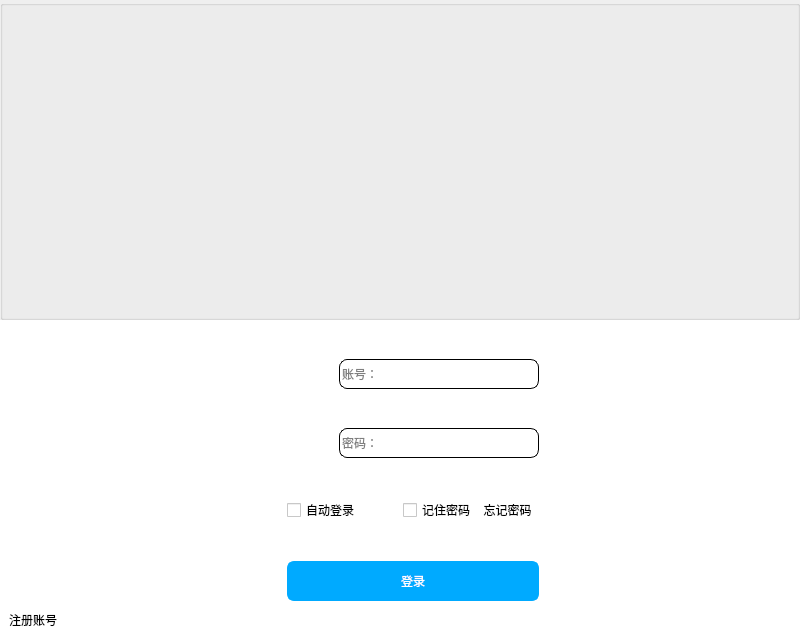
<?xml version="1.0" encoding="UTF-8"?>
<ui version="4.0">
 <class>MainWindow</class>
 <widget class="QMainWindow" name="MainWindow">
  <property name="geometry">
   <rect>
    <x>0</x>
    <y>0</y>
    <width>800</width>
    <height>640</height>
   </rect>
  </property>
  <property name="windowTitle">
   <string>MainWindow</string>
  </property>
  <widget class="QWidget" name="centralwidget">
   <layout class="QGridLayout" name="gridLayout_5">
    <property name="leftMargin">
     <number>0</number>
    </property>
    <property name="topMargin">
     <number>0</number>
    </property>
    <property name="rightMargin">
     <number>0</number>
    </property>
    <property name="bottomMargin">
     <number>0</number>
    </property>
    <property name="spacing">
     <number>0</number>
    </property>
    <item row="1" column="0">
     <widget class="QStackedWidget" name="stackedWidget">
      <property name="styleSheet">
       <string notr="true"/>
      </property>
      <property name="currentIndex">
       <number>0</number>
      </property>
      <widget class="QWidget" name="page">
       <layout class="QGridLayout" name="gridLayout_2">
        <property name="leftMargin">
         <number>0</number>
        </property>
        <property name="topMargin">
         <number>0</number>
        </property>
        <property name="rightMargin">
         <number>0</number>
        </property>
        <property name="bottomMargin">
         <number>0</number>
        </property>
        <property name="spacing">
         <number>0</number>
        </property>
        <item row="0" column="0">
         <widget class="QWidget" name="widget_2" native="true">
          <property name="minimumSize">
           <size>
            <width>600</width>
            <height>240</height>
           </size>
          </property>
          <property name="styleSheet">
           <string notr="true">background-color: rgb(255, 255, 255);</string>
          </property>
          <layout class="QGridLayout" name="gridLayout_6">
           <property name="topMargin">
            <number>0</number>
           </property>
           <property name="rightMargin">
            <number>0</number>
           </property>
           <property name="bottomMargin">
            <number>0</number>
           </property>
           <property name="spacing">
            <number>0</number>
           </property>
           <item row="5" column="2" colspan="2">
            <widget class="QCheckBox" name="automatic_logon_checkBox">
             <property name="text">
              <string>自动登录</string>
             </property>
            </widget>
           </item>
           <item row="1" column="7" rowspan="7">
            <spacer name="verticalSpacer_10">
             <property name="orientation">
              <enum>Qt::Vertical</enum>
             </property>
             <property name="sizeHint" stdset="0">
              <size>
               <width>28</width>
               <height>171</height>
              </size>
             </property>
            </spacer>
           </item>
           <item row="4" column="4">
            <spacer name="verticalSpacer_4">
             <property name="orientation">
              <enum>Qt::Vertical</enum>
             </property>
             <property name="sizeHint" stdset="0">
              <size>
               <width>17</width>
               <height>4</height>
              </size>
             </property>
            </spacer>
           </item>
           <item row="5" column="5">
            <widget class="QPushButton" name="forgot_psw_pushButton">
             <property name="cursor">
              <cursorShape>PointingHandCursor</cursorShape>
             </property>
             <property name="styleSheet">
              <string notr="true">#forgot_psw_pushButton{
	border:none;
}</string>
             </property>
             <property name="text">
              <string>忘记密码</string>
             </property>
            </widget>
           </item>
           <item row="2" column="4">
            <spacer name="verticalSpacer_8">
             <property name="orientation">
              <enum>Qt::Vertical</enum>
             </property>
             <property name="sizeHint" stdset="0">
              <size>
               <width>20</width>
               <height>5</height>
              </size>
             </property>
            </spacer>
           </item>
           <item row="7" column="2" colspan="4">
            <widget class="QPushButton" name="LoginpushButton">
             <property name="minimumSize">
              <size>
               <width>230</width>
               <height>40</height>
              </size>
             </property>
             <property name="styleSheet">
              <string notr="true">#LoginpushButton{
	background-color: rgb(0, 170, 255);
	color: rgb(255, 255, 255);
	border:3px solid rgb(0, 170, 255);
	border-radius:7px;
}
#LoginpushButton:hover{
	background-color: rgb(85, 170, 255);
	color: rgb(0, 0, 0);
}
#LoginpushButton:pressed{
	padding-top:5px;
	padding-bottom:5px;
}</string>
             </property>
             <property name="text">
              <string>登录</string>
             </property>
             <property name="icon">
              <iconset resource="resources.qrc">
               <normaloff>:/icons/icons/登录.png</normaloff>:/icons/icons/登录.png</iconset>
             </property>
            </widget>
           </item>
           <item row="5" column="4">
            <widget class="QCheckBox" name="remember_psw_checkBox">
             <property name="text">
              <string>记住密码</string>
             </property>
            </widget>
           </item>
           <item row="3" column="2">
            <widget class="QLabel" name="label_3">
             <property name="minimumSize">
              <size>
               <width>30</width>
               <height>30</height>
              </size>
             </property>
             <property name="styleSheet">
              <string notr="true">border-image: url(:/icons/icons/密码.png);</string>
             </property>
             <property name="text">
              <string/>
             </property>
            </widget>
           </item>
           <item row="2" column="6" rowspan="5">
            <spacer name="horizontalSpacer_3">
             <property name="orientation">
              <enum>Qt::Horizontal</enum>
             </property>
             <property name="sizeHint" stdset="0">
              <size>
               <width>100</width>
               <height>100</height>
              </size>
             </property>
            </spacer>
           </item>
           <item row="1" column="3" colspan="3">
            <widget class="QLineEdit" name="Login_Account_lineEdit">
             <property name="minimumSize">
              <size>
               <width>200</width>
               <height>30</height>
              </size>
             </property>
             <property name="styleSheet">
              <string notr="true">border:1px solid rgb(0,0,0);
border-radius:8px;</string>
             </property>
             <property name="placeholderText">
              <string>账号：</string>
             </property>
            </widget>
           </item>
           <item row="6" column="4">
            <spacer name="verticalSpacer_3">
             <property name="orientation">
              <enum>Qt::Vertical</enum>
             </property>
             <property name="sizeHint" stdset="0">
              <size>
               <width>17</width>
               <height>5</height>
              </size>
             </property>
            </spacer>
           </item>
           <item row="8" column="0">
            <widget class="QPushButton" name="logon_account_pushButton">
             <property name="cursor">
              <cursorShape>PointingHandCursor</cursorShape>
             </property>
             <property name="styleSheet">
              <string notr="true">#logon_account_pushButton{
	border:none;
}</string>
             </property>
             <property name="text">
              <string>注册账号</string>
             </property>
            </widget>
           </item>
           <item row="3" column="3" colspan="3">
            <widget class="QLineEdit" name="Login_Account_lineEdit_2">
             <property name="minimumSize">
              <size>
               <width>200</width>
               <height>30</height>
              </size>
             </property>
             <property name="styleSheet">
              <string notr="true">border:1px solid rgb(0,0,0);
border-radius:8px;</string>
             </property>
             <property name="text">
              <string/>
             </property>
             <property name="echoMode">
              <enum>QLineEdit::Password</enum>
             </property>
             <property name="placeholderText">
              <string>密码：</string>
             </property>
            </widget>
           </item>
           <item row="1" column="0" rowspan="7">
            <spacer name="verticalSpacer_11">
             <property name="orientation">
              <enum>Qt::Vertical</enum>
             </property>
             <property name="sizeHint" stdset="0">
              <size>
               <width>20</width>
               <height>171</height>
              </size>
             </property>
            </spacer>
           </item>
           <item row="3" column="1" rowspan="2">
            <spacer name="horizontalSpacer_2">
             <property name="orientation">
              <enum>Qt::Horizontal</enum>
             </property>
             <property name="sizeHint" stdset="0">
              <size>
               <width>71</width>
               <height>20</height>
              </size>
             </property>
            </spacer>
           </item>
           <item row="8" column="7">
            <widget class="QPushButton" name="pushButton">
             <property name="tabletTracking">
              <bool>false</bool>
             </property>
             <property name="toolTip">
              <string>&lt;html&gt;&lt;head/&gt;&lt;body&gt;&lt;p&gt;二维码登录&lt;/p&gt;&lt;/body&gt;&lt;/html&gt;</string>
             </property>
             <property name="whatsThis">
              <string>&lt;html&gt;&lt;head/&gt;&lt;body&gt;&lt;p&gt;&lt;br/&gt;&lt;/p&gt;&lt;/body&gt;&lt;/html&gt;</string>
             </property>
             <property name="styleSheet">
              <string notr="true">border:none;</string>
             </property>
             <property name="text">
              <string/>
             </property>
             <property name="icon">
              <iconset resource="resources.qrc">
               <normaloff>:/icons/icons/二维码.png</normaloff>:/icons/icons/二维码.png</iconset>
             </property>
             <property name="iconSize">
              <size>
               <width>30</width>
               <height>30</height>
              </size>
             </property>
            </widget>
           </item>
           <item row="1" column="2">
            <widget class="QLabel" name="label_2">
             <property name="minimumSize">
              <size>
               <width>30</width>
               <height>30</height>
              </size>
             </property>
             <property name="styleSheet">
              <string notr="true">border-image: url(:/icons/icons/用户.png);</string>
             </property>
             <property name="text">
              <string/>
             </property>
            </widget>
           </item>
           <item row="0" column="4">
            <spacer name="verticalSpacer_9">
             <property name="orientation">
              <enum>Qt::Vertical</enum>
             </property>
             <property name="sizeHint" stdset="0">
              <size>
               <width>20</width>
               <height>13</height>
              </size>
             </property>
            </spacer>
           </item>
           <item row="8" column="4">
            <spacer name="verticalSpacer_12">
             <property name="orientation">
              <enum>Qt::Vertical</enum>
             </property>
             <property name="sizeHint" stdset="0">
              <size>
               <width>20</width>
               <height>27</height>
              </size>
             </property>
            </spacer>
           </item>
          </layout>
         </widget>
        </item>
       </layout>
      </widget>
      <widget class="QWidget" name="page_2">
       <property name="styleSheet">
        <string notr="true"/>
       </property>
       <layout class="QGridLayout" name="gridLayout">
        <property name="leftMargin">
         <number>0</number>
        </property>
        <property name="topMargin">
         <number>0</number>
        </property>
        <property name="rightMargin">
         <number>0</number>
        </property>
        <property name="bottomMargin">
         <number>0</number>
        </property>
        <property name="spacing">
         <number>0</number>
        </property>
        <item row="0" column="0">
         <widget class="QWidget" name="widget_3" native="true">
          <property name="minimumSize">
           <size>
            <width>600</width>
            <height>240</height>
           </size>
          </property>
          <property name="styleSheet">
           <string notr="true">background-color: rgb(255, 255, 255);</string>
          </property>
          <property name="inputMethodHints">
           <set>Qt::ImhNone</set>
          </property>
          <layout class="QGridLayout" name="gridLayout_4">
           <property name="sizeConstraint">
            <enum>QLayout::SetDefaultConstraint</enum>
           </property>
           <property name="topMargin">
            <number>0</number>
           </property>
           <property name="rightMargin">
            <number>0</number>
           </property>
           <property name="bottomMargin">
            <number>0</number>
           </property>
           <property name="spacing">
            <number>0</number>
           </property>
           <item row="1" column="0">
            <spacer name="verticalSpacer_20">
             <property name="orientation">
              <enum>Qt::Vertical</enum>
             </property>
             <property name="sizeHint" stdset="0">
              <size>
               <width>20</width>
               <height>171</height>
              </size>
             </property>
            </spacer>
           </item>
           <item row="2" column="0">
            <widget class="QPushButton" name="return_pushButton">
             <property name="cursor">
              <cursorShape>PointingHandCursor</cursorShape>
             </property>
             <property name="styleSheet">
              <string notr="true">#return_pushButton{
	border:none;
	font: 10pt &quot;Arial&quot;;
}</string>
             </property>
             <property name="text">
              <string>返回</string>
             </property>
            </widget>
           </item>
           <item row="1" column="2">
            <layout class="QGridLayout" name="gridLayout_3">
             <item row="2" column="0">
              <layout class="QHBoxLayout" name="horizontalLayout_8">
               <property name="spacing">
                <number>0</number>
               </property>
               <item>
                <widget class="QLabel" name="label_4">
                 <property name="minimumSize">
                  <size>
                   <width>30</width>
                   <height>30</height>
                  </size>
                 </property>
                 <property name="styleSheet">
                  <string notr="true">border-image: url(:/icons/icons/密码.png);</string>
                 </property>
                 <property name="text">
                  <string/>
                 </property>
                </widget>
               </item>
               <item>
                <widget class="QLineEdit" name="Login_Account_lineEdit_3">
                 <property name="minimumSize">
                  <size>
                   <width>200</width>
                   <height>30</height>
                  </size>
                 </property>
                 <property name="styleSheet">
                  <string notr="true">border:1px solid rgb(0,0,0);
border-radius:8px;</string>
                 </property>
                 <property name="text">
                  <string/>
                 </property>
                 <property name="echoMode">
                  <enum>QLineEdit::Password</enum>
                 </property>
                 <property name="placeholderText">
                  <string>密码：</string>
                 </property>
                </widget>
               </item>
              </layout>
             </item>
             <item row="1" column="0">
              <spacer name="verticalSpacer_7">
               <property name="orientation">
                <enum>Qt::Vertical</enum>
               </property>
               <property name="sizeHint" stdset="0">
                <size>
                 <width>20</width>
                 <height>10</height>
                </size>
               </property>
              </spacer>
             </item>
             <item row="5" column="0">
              <spacer name="verticalSpacer_5">
               <property name="orientation">
                <enum>Qt::Vertical</enum>
               </property>
               <property name="sizeHint" stdset="0">
                <size>
                 <width>20</width>
                 <height>10</height>
                </size>
               </property>
              </spacer>
             </item>
             <item row="4" column="0">
              <layout class="QHBoxLayout" name="horizontalLayout_9">
               <property name="spacing">
                <number>0</number>
               </property>
               <item>
                <widget class="QLabel" name="label_5">
                 <property name="minimumSize">
                  <size>
                   <width>30</width>
                   <height>30</height>
                  </size>
                 </property>
                 <property name="styleSheet">
                  <string notr="true">border-image: url(:/icons/icons/密码.png);</string>
                 </property>
                 <property name="text">
                  <string/>
                 </property>
                </widget>
               </item>
               <item>
                <widget class="QLineEdit" name="Login_Account_lineEdit_4">
                 <property name="minimumSize">
                  <size>
                   <width>200</width>
                   <height>30</height>
                  </size>
                 </property>
                 <property name="styleSheet">
                  <string notr="true">border:1px solid rgb(0,0,0);
border-radius:8px;</string>
                 </property>
                 <property name="text">
                  <string/>
                 </property>
                 <property name="echoMode">
                  <enum>QLineEdit::Password</enum>
                 </property>
                 <property name="placeholderText">
                  <string>确认密码：</string>
                 </property>
                </widget>
               </item>
              </layout>
             </item>
             <item row="0" column="0">
              <layout class="QHBoxLayout" name="horizontalLayout_5">
               <property name="spacing">
                <number>0</number>
               </property>
               <item>
                <widget class="QLabel" name="label">
                 <property name="minimumSize">
                  <size>
                   <width>30</width>
                   <height>30</height>
                  </size>
                 </property>
                 <property name="styleSheet">
                  <string notr="true">border-image: url(:/icons/icons/用户.png);</string>
                 </property>
                 <property name="text">
                  <string/>
                 </property>
                </widget>
               </item>
               <item>
                <widget class="QLineEdit" name="logon_Account_lineEdit">
                 <property name="minimumSize">
                  <size>
                   <width>200</width>
                   <height>30</height>
                  </size>
                 </property>
                 <property name="styleSheet">
                  <string notr="true">border:1px solid rgb(0,0,0);
border-radius:8px;</string>
                 </property>
                 <property name="placeholderText">
                  <string>设置账号：</string>
                 </property>
                </widget>
               </item>
              </layout>
             </item>
             <item row="6" column="0">
              <widget class="QPushButton" name="LogonpushButton">
               <property name="minimumSize">
                <size>
                 <width>230</width>
                 <height>40</height>
                </size>
               </property>
               <property name="styleSheet">
                <string notr="true">#LogonpushButton{
	background-color: rgb(0, 170, 255);
	color: rgb(255, 255, 255);
	border:3px solid rgb(0, 170, 255);
	border-radius:7px;
}
#LogonpushButton:hover{
	background-color: rgb(85, 170, 255);
	color: rgb(0, 0, 0);
}
#LogonpushButton:pressed{
	padding-top:5px;
	padding-bottom:5px;
}</string>
               </property>
               <property name="text">
                <string>注册</string>
               </property>
               <property name="icon">
                <iconset resource="resources.qrc">
                 <normaloff>:/icons/icons/注册.png</normaloff>:/icons/icons/注册.png</iconset>
               </property>
              </widget>
             </item>
             <item row="3" column="0">
              <spacer name="verticalSpacer_6">
               <property name="orientation">
                <enum>Qt::Vertical</enum>
               </property>
               <property name="sizeHint" stdset="0">
                <size>
                 <width>20</width>
                 <height>10</height>
                </size>
               </property>
              </spacer>
             </item>
            </layout>
           </item>
           <item row="2" column="2">
            <spacer name="verticalSpacer_21">
             <property name="orientation">
              <enum>Qt::Vertical</enum>
             </property>
             <property name="sizeHint" stdset="0">
              <size>
               <width>20</width>
               <height>27</height>
              </size>
             </property>
            </spacer>
           </item>
           <item row="0" column="2">
            <spacer name="verticalSpacer_19">
             <property name="orientation">
              <enum>Qt::Vertical</enum>
             </property>
             <property name="sizeHint" stdset="0">
              <size>
               <width>20</width>
               <height>13</height>
              </size>
             </property>
            </spacer>
           </item>
           <item row="1" column="3">
            <spacer name="horizontalSpacer_5">
             <property name="orientation">
              <enum>Qt::Horizontal</enum>
             </property>
             <property name="sizeHint" stdset="0">
              <size>
               <width>100</width>
               <height>100</height>
              </size>
             </property>
            </spacer>
           </item>
           <item row="1" column="1">
            <spacer name="horizontalSpacer_4">
             <property name="orientation">
              <enum>Qt::Horizontal</enum>
             </property>
             <property name="sizeHint" stdset="0">
              <size>
               <width>83</width>
               <height>20</height>
              </size>
             </property>
            </spacer>
           </item>
           <item row="1" column="4" rowspan="2">
            <spacer name="verticalSpacer_13">
             <property name="orientation">
              <enum>Qt::Vertical</enum>
             </property>
             <property name="sizeHint" stdset="0">
              <size>
               <width>28</width>
               <height>171</height>
              </size>
             </property>
            </spacer>
           </item>
          </layout>
         </widget>
        </item>
       </layout>
      </widget>
     </widget>
    </item>
    <item row="0" column="0">
     <widget class="QGroupBox" name="groupBox_2">
      <property name="minimumSize">
       <size>
        <width>600</width>
        <height>200</height>
       </size>
      </property>
      <property name="styleSheet">
       <string notr="true">#groupBox_2{
	border-image: url(:/images/images/02.png);
}</string>
      </property>
      <property name="title">
       <string/>
      </property>
      <layout class="QGridLayout" name="gridLayout_7">
       <property name="leftMargin">
        <number>0</number>
       </property>
       <property name="topMargin">
        <number>0</number>
       </property>
       <property name="rightMargin">
        <number>0</number>
       </property>
       <property name="bottomMargin">
        <number>0</number>
       </property>
       <property name="spacing">
        <number>0</number>
       </property>
       <item row="0" column="0">
        <spacer name="horizontalSpacer">
         <property name="orientation">
          <enum>Qt::Horizontal</enum>
         </property>
         <property name="sizeHint" stdset="0">
          <size>
           <width>450</width>
           <height>20</height>
          </size>
         </property>
        </spacer>
       </item>
       <item row="0" column="1">
        <layout class="QHBoxLayout" name="horizontalLayout_2">
         <item>
          <widget class="QPushButton" name="minimize_pushButton">
           <property name="toolTip">
            <string>&lt;html&gt;&lt;head/&gt;&lt;body&gt;&lt;p&gt;最小化&lt;/p&gt;&lt;/body&gt;&lt;/html&gt;</string>
           </property>
           <property name="whatsThis">
            <string>&lt;html&gt;&lt;head/&gt;&lt;body&gt;&lt;p&gt;&lt;br/&gt;&lt;/p&gt;&lt;/body&gt;&lt;/html&gt;</string>
           </property>
           <property name="styleSheet">
            <string notr="true">border:none;</string>
           </property>
           <property name="text">
            <string/>
           </property>
           <property name="icon">
            <iconset resource="resources.qrc">
             <normaloff>:/icons/icons/减去.png</normaloff>:/icons/icons/减去.png</iconset>
           </property>
           <property name="iconSize">
            <size>
             <width>30</width>
             <height>30</height>
            </size>
           </property>
          </widget>
         </item>
         <item>
          <widget class="QPushButton" name="Full_screen_pushButton">
           <property name="toolTip">
            <string>&lt;html&gt;&lt;head/&gt;&lt;body&gt;&lt;p&gt;全屏&lt;/p&gt;&lt;/body&gt;&lt;/html&gt;</string>
           </property>
           <property name="whatsThis">
            <string>&lt;html&gt;&lt;head/&gt;&lt;body&gt;&lt;p&gt;&lt;br/&gt;&lt;/p&gt;&lt;/body&gt;&lt;/html&gt;</string>
           </property>
           <property name="styleSheet">
            <string notr="true">border:none;</string>
           </property>
           <property name="text">
            <string/>
           </property>
           <property name="icon">
            <iconset resource="resources.qrc">
             <normaloff>:/icons/icons/全屏.png</normaloff>:/icons/icons/全屏.png</iconset>
           </property>
           <property name="iconSize">
            <size>
             <width>30</width>
             <height>30</height>
            </size>
           </property>
          </widget>
         </item>
         <item>
          <widget class="QPushButton" name="Full_screen_pushButton_2">
           <property name="toolTip">
            <string>&lt;html&gt;&lt;head/&gt;&lt;body&gt;&lt;p&gt;还原&lt;/p&gt;&lt;/body&gt;&lt;/html&gt;</string>
           </property>
           <property name="whatsThis">
            <string>&lt;html&gt;&lt;head/&gt;&lt;body&gt;&lt;p&gt;&lt;br/&gt;&lt;/p&gt;&lt;/body&gt;&lt;/html&gt;</string>
           </property>
           <property name="styleSheet">
            <string notr="true">border:none;</string>
           </property>
           <property name="text">
            <string/>
           </property>
           <property name="icon">
            <iconset resource="resources.qrc">
             <normaloff>:/icons/icons/小屏.png</normaloff>:/icons/icons/小屏.png</iconset>
           </property>
           <property name="iconSize">
            <size>
             <width>30</width>
             <height>30</height>
            </size>
           </property>
          </widget>
         </item>
         <item>
          <widget class="QPushButton" name="close_pushButton">
           <property name="toolTip">
            <string>&lt;html&gt;&lt;head/&gt;&lt;body&gt;&lt;p&gt;关闭&lt;/p&gt;&lt;/body&gt;&lt;/html&gt;</string>
           </property>
           <property name="whatsThis">
            <string>&lt;html&gt;&lt;head/&gt;&lt;body&gt;&lt;p&gt;&lt;br/&gt;&lt;/p&gt;&lt;/body&gt;&lt;/html&gt;</string>
           </property>
           <property name="styleSheet">
            <string notr="true">border:none;</string>
           </property>
           <property name="text">
            <string/>
           </property>
           <property name="icon">
            <iconset resource="resources.qrc">
             <normaloff>:/icons/icons/错号.png</normaloff>:/icons/icons/错号.png</iconset>
           </property>
           <property name="iconSize">
            <size>
             <width>30</width>
             <height>30</height>
            </size>
           </property>
          </widget>
         </item>
        </layout>
       </item>
       <item row="1" column="0">
        <spacer name="verticalSpacer_2">
         <property name="orientation">
          <enum>Qt::Vertical</enum>
         </property>
         <property name="sizeHint" stdset="0">
          <size>
           <width>20</width>
           <height>136</height>
          </size>
         </property>
        </spacer>
       </item>
       <item row="1" column="1">
        <spacer name="verticalSpacer">
         <property name="orientation">
          <enum>Qt::Vertical</enum>
         </property>
         <property name="sizeHint" stdset="0">
          <size>
           <width>20</width>
           <height>136</height>
          </size>
         </property>
        </spacer>
       </item>
      </layout>
     </widget>
    </item>
   </layout>
  </widget>
 </widget>
 <tabstops>
  <tabstop>minimize_pushButton</tabstop>
  <tabstop>Full_screen_pushButton</tabstop>
  <tabstop>Full_screen_pushButton_2</tabstop>
  <tabstop>close_pushButton</tabstop>
  <tabstop>Login_Account_lineEdit</tabstop>
  <tabstop>Login_Account_lineEdit_2</tabstop>
  <tabstop>automatic_logon_checkBox</tabstop>
  <tabstop>remember_psw_checkBox</tabstop>
  <tabstop>forgot_psw_pushButton</tabstop>
  <tabstop>LoginpushButton</tabstop>
  <tabstop>pushButton</tabstop>
  <tabstop>logon_account_pushButton</tabstop>
  <tabstop>logon_Account_lineEdit</tabstop>
  <tabstop>Login_Account_lineEdit_3</tabstop>
  <tabstop>Login_Account_lineEdit_4</tabstop>
  <tabstop>LogonpushButton</tabstop>
  <tabstop>return_pushButton</tabstop>
 </tabstops>
 <resources>
  <include location="resources.qrc"/>
 </resources>
 <connections>
  <connection>
   <sender>close_pushButton</sender>
   <signal>clicked()</signal>
   <receiver>MainWindow</receiver>
   <slot>close()</slot>
   <hints>
    <hint type="sourcelabel">
     <x>781</x>
     <y>17</y>
    </hint>
    <hint type="destinationlabel">
     <x>878</x>
     <y>16</y>
    </hint>
   </hints>
  </connection>
  <connection>
   <sender>Full_screen_pushButton</sender>
   <signal>clicked()</signal>
   <receiver>Full_screen_pushButton_2</receiver>
   <slot>show()</slot>
   <hints>
    <hint type="sourcelabel">
     <x>697</x>
     <y>17</y>
    </hint>
    <hint type="destinationlabel">
     <x>732</x>
     <y>16</y>
    </hint>
   </hints>
  </connection>
  <connection>
   <sender>Full_screen_pushButton</sender>
   <signal>clicked()</signal>
   <receiver>MainWindow</receiver>
   <slot>showMaximized()</slot>
   <hints>
    <hint type="sourcelabel">
     <x>700</x>
     <y>6</y>
    </hint>
    <hint type="destinationlabel">
     <x>873</x>
     <y>2</y>
    </hint>
   </hints>
  </connection>
  <connection>
   <sender>Full_screen_pushButton</sender>
   <signal>clicked()</signal>
   <receiver>Full_screen_pushButton</receiver>
   <slot>hide()</slot>
   <hints>
    <hint type="sourcelabel">
     <x>698</x>
     <y>26</y>
    </hint>
    <hint type="destinationlabel">
     <x>698</x>
     <y>24</y>
    </hint>
   </hints>
  </connection>
  <connection>
   <sender>Full_screen_pushButton_2</sender>
   <signal>clicked()</signal>
   <receiver>Full_screen_pushButton_2</receiver>
   <slot>hide()</slot>
   <hints>
    <hint type="sourcelabel">
     <x>736</x>
     <y>26</y>
    </hint>
    <hint type="destinationlabel">
     <x>746</x>
     <y>21</y>
    </hint>
   </hints>
  </connection>
  <connection>
   <sender>Full_screen_pushButton_2</sender>
   <signal>clicked()</signal>
   <receiver>Full_screen_pushButton</receiver>
   <slot>show()</slot>
   <hints>
    <hint type="sourcelabel">
     <x>725</x>
     <y>15</y>
    </hint>
    <hint type="destinationlabel">
     <x>696</x>
     <y>16</y>
    </hint>
   </hints>
  </connection>
  <connection>
   <sender>Full_screen_pushButton_2</sender>
   <signal>clicked()</signal>
   <receiver>MainWindow</receiver>
   <slot>showNormal()</slot>
   <hints>
    <hint type="sourcelabel">
     <x>731</x>
     <y>14</y>
    </hint>
    <hint type="destinationlabel">
     <x>840</x>
     <y>25</y>
    </hint>
   </hints>
  </connection>
  <connection>
   <sender>minimize_pushButton</sender>
   <signal>clicked()</signal>
   <receiver>MainWindow</receiver>
   <slot>showMinimized()</slot>
   <hints>
    <hint type="sourcelabel">
     <x>657</x>
     <y>16</y>
    </hint>
    <hint type="destinationlabel">
     <x>399</x>
     <y>299</y>
    </hint>
   </hints>
  </connection>
 </connections>
</ui>
